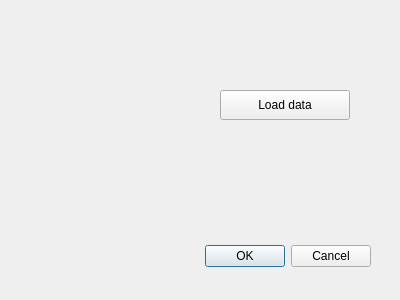
<?xml version="1.0" encoding="UTF-8"?>
<ui version="4.0">
 <class>Dialog</class>
 <widget class="QDialog" name="Dialog">
  <property name="geometry">
   <rect>
    <x>0</x>
    <y>0</y>
    <width>400</width>
    <height>300</height>
   </rect>
  </property>
  <property name="windowTitle">
   <string>Dialog</string>
  </property>
  <widget class="QDialogButtonBox" name="buttonBox">
   <property name="geometry">
    <rect>
     <x>30</x>
     <y>240</y>
     <width>341</width>
     <height>32</height>
    </rect>
   </property>
   <property name="orientation">
    <enum>Qt::Horizontal</enum>
   </property>
   <property name="standardButtons">
    <set>QDialogButtonBox::Cancel|QDialogButtonBox::Ok</set>
   </property>
  </widget>
  <widget class="QPushButton" name="loadDataButton">
   <property name="geometry">
    <rect>
     <x>220</x>
     <y>90</y>
     <width>130</width>
     <height>30</height>
    </rect>
   </property>
   <property name="text">
    <string>Load data</string>
   </property>
  </widget>
 </widget>
 <resources/>
 <connections>
  <connection>
   <sender>buttonBox</sender>
   <signal>accepted()</signal>
   <receiver>Dialog</receiver>
   <slot>accept()</slot>
   <hints>
    <hint type="sourcelabel">
     <x>248</x>
     <y>254</y>
    </hint>
    <hint type="destinationlabel">
     <x>157</x>
     <y>274</y>
    </hint>
   </hints>
  </connection>
  <connection>
   <sender>buttonBox</sender>
   <signal>rejected()</signal>
   <receiver>Dialog</receiver>
   <slot>reject()</slot>
   <hints>
    <hint type="sourcelabel">
     <x>316</x>
     <y>260</y>
    </hint>
    <hint type="destinationlabel">
     <x>286</x>
     <y>274</y>
    </hint>
   </hints>
  </connection>
 </connections>
</ui>
